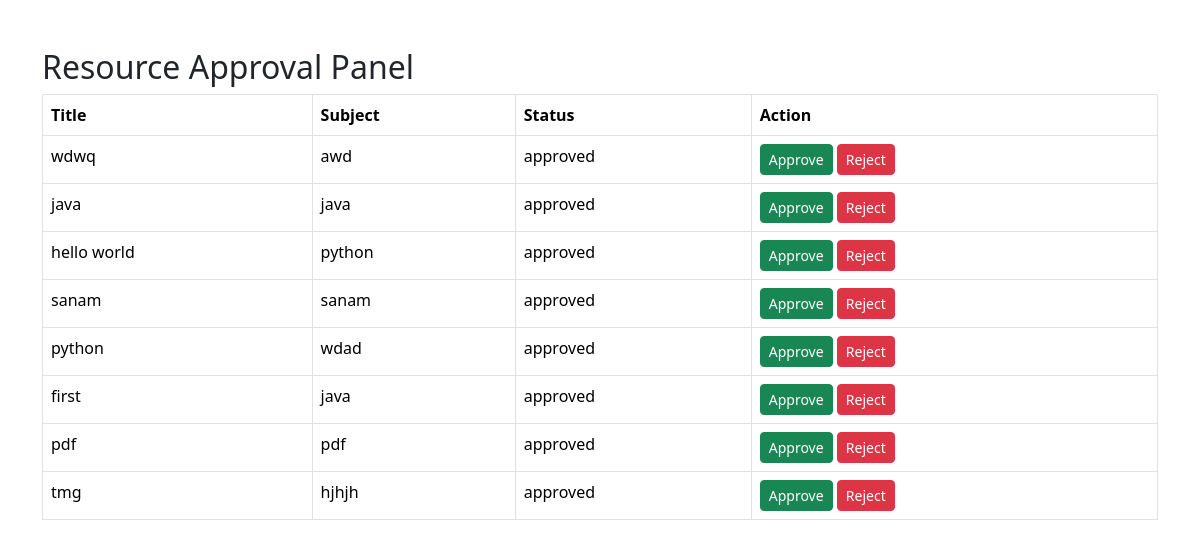
Screenshot of /admin-resources/ with the database file from the repository.
### learning/models.py (models this page shows, shortened)
class Resource(models.Model):
    STATUS_CHOICES = [
    ('pending', 'Pending'),
    ('approved', 'Approved'),
    ('rejected', 'Rejected'),
]
    title = models.CharField(max_length=200)
    subject = models.CharField(max_length=100)
    category = models.CharField(max_length=100)
    description = models.TextField()
    resource_file = models.FileField(
    upload_to='resources/',
    default='resources/default.pdf'
)
    status = models.CharField(
        max_length=20,
        choices=STATUS_CHOICES,
        default='pending'
    )
    uploaded_by = models.CharField(max_length=100)

### learning/views.py (the view)
def admin_resources(request):
    resources = Resource.objects.all()
    return render(
        request,
        'learning/admin_resources.html',
        {
            'resources': resources
        }
    )

### learning/templates/learning/admin_resources.html (shortened to what this page needs)
<!DOCTYPE html>
<html>
<head>
    <link href="https://cdn.jsdelivr.net/npm/bootstrap@5.3.3/dist/css/bootstrap.min.css" rel="stylesheet">
</head>
<body>
<div class="container mt-5">
    <h2>Resource Approval Panel</h2>
    <table class="table table-bordered">
        <tr>
            <th>Title</th>
            <th>Subject</th>
            <th>Status</th>
<th>Action</th>
        </tr>
        {% for resource in resources %}
        <tr>
            <td>{{ resource.title }}</td>
            <td>{{ resource.subject }}</td>
            <td>{{ resource.status }}</td>
<td>
    <a href="/approve-resource/{{ resource.id }}/"
       class="btn btn-success btn-sm">
        Approve
    </a>
    <a href="/reject-resource/{{ resource.id }}/"
       class="btn btn-danger btn-sm">
        Reject
    </a>
</td>
        </tr>
        {% endfor %}
    </table>
</div>
</body>
</html>

### rows the page displays
Resource: title "wdwq", subject "awd", status "approved"
Resource: title "java", subject "java", status "approved"
Resource: title "hello world", subject "python", status "approved"
Resource: title "sanam", subject "sanam", status "approved"
Resource: title "python", subject "wdad", status "approved"
Resource: title "first", subject "java", status "approved"
Resource: title "pdf", subject "pdf", status "approved"
Resource: title "tmg", subject "hjhjh", status "approved"
